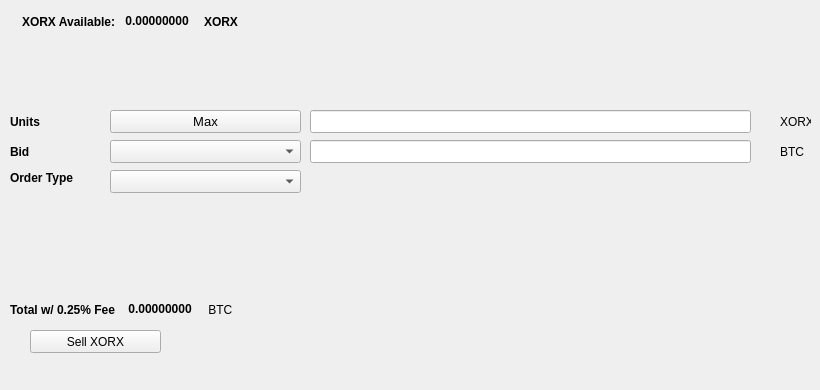
   <widget class="QWidget" name="SellTab">
    <attribute name="title">
     <string>Sell</string>
    </attribute>
    <widget class="QLabel" name="label_16">
     <property name="geometry">
      <rect>
       <x>780</x>
       <y>140</y>
       <width>31</width>
       <height>23</height>
      </rect>
     </property>
     <property name="text">
      <string>BTC</string>
     </property>
    </widget>
    <widget class="QComboBox" name="SellBidcomboBox">
     <property name="geometry">
      <rect>
       <x>110</x>
       <y>140</y>
       <width>191</width>
       <height>23</height>
      </rect>
     </property>
     <property name="font">
      <font>
       <pointsize>10</pointsize>
      </font>
     </property>
    </widget>
    <widget class="QLabel" name="label_18">
     <property name="geometry">
      <rect>
       <x>10</x>
       <y>110</y>
       <width>46</width>
       <height>23</height>
      </rect>
     </property>
     <property name="font">
      <font>
       <weight>75</weight>
       <bold>true</bold>
      </font>
     </property>
     <property name="text">
      <string>Units</string>
     </property>
    </widget>
    <widget class="QPushButton" name="Sell_Max_Amount">
     <property name="geometry">
      <rect>
       <x>110</x>
       <y>110</y>
       <width>191</width>
       <height>23</height>
      </rect>
     </property>
     <property name="font">
      <font>
       <pointsize>10</pointsize>
      </font>
     </property>
     <property name="text">
      <string>Max</string>
     </property>
    </widget>
    <widget class="QLabel" name="label_20">
     <property name="geometry">
      <rect>
       <x>10</x>
       <y>170</y>
       <width>91</width>
       <height>16</height>
      </rect>
     </property>
     <property name="font">
      <font>
       <weight>75</weight>
       <bold>true</bold>
      </font>
     </property>
     <property name="text">
      <string>Order Type</string>
     </property>
    </widget>
    <widget class="QComboBox" name="SellOrdertypeCombo">
     <property name="geometry">
      <rect>
       <x>110</x>
       <y>170</y>
       <width>191</width>
       <height>23</height>
      </rect>
     </property>
     <property name="font">
      <font>
       <pointsize>10</pointsize>
      </font>
     </property>
    </widget>
    <widget class="QLabel" name="label_21">
     <property name="geometry">
      <rect>
       <x>10</x>
       <y>140</y>
       <width>46</width>
       <height>23</height>
      </rect>
     </property>
     <property name="font">
      <font>
       <weight>75</weight>
       <bold>true</bold>
      </font>
     </property>
     <property name="text">
      <string>Bid</string>
     </property>
    </widget>
    <widget class="QLabel" name="label_22">
     <property name="geometry">
      <rect>
       <x>780</x>
       <y>110</y>
       <width>31</width>
       <height>23</height>
      </rect>
     </property>
     <property name="text">
      <string>XORX</string>
     </property>
    </widget>
    <widget class="QLineEdit" name="UnitsInputXORX">
     <property name="geometry">
      <rect>
       <x>310</x>
       <y>110</y>
       <width>441</width>
       <height>23</height>
      </rect>
     </property>
     <property name="font">
      <font>
       <pointsize>9</pointsize>
       <weight>75</weight>
       <bold>true</bold>
      </font>
     </property>
    </widget>
    <widget class="QLineEdit" name="SellBidPriceEdit">
     <property name="geometry">
      <rect>
       <x>310</x>
       <y>140</y>
       <width>441</width>
       <height>23</height>
      </rect>
     </property>
     <property name="font">
      <font>
       <pointsize>9</pointsize>
       <weight>75</weight>
       <bold>true</bold>
      </font>
     </property>
    </widget>
    <widget class="QPushButton" name="SellXORXBTN">
     <property name="geometry">
      <rect>
       <x>30</x>
       <y>330</y>
       <width>131</width>
       <height>23</height>
      </rect>
     </property>
     <property name="text">
      <string>Sell XORX</string>
     </property>
     <property name="icon">
      <iconset resource="../xorx">
       <normaloff>:/icons/bitcoin</normaloff>:/icons/bitcoin</iconset>
     </property>
    </widget>
    <widget class="QWidget" name="layoutWidget3">
     <property name="geometry">
      <rect>
       <x>22</x>
       <y>12</y>
       <width>258</width>
       <height>19</height>
      </rect>
     </property>
     <layout class="QHBoxLayout" name="horizontalLayout">
      <item>
       <widget class="QLabel" name="label232_2">
        <property name="font">
         <font>
          <weight>75</weight>
          <bold>true</bold>
         </font>
        </property>
        <property name="text">
         <string>XORX Available:</string>
        </property>
       </widget>
      </item>
      <item>
       <widget class="QLabel" name="XORXAvailableLabel">
        <property name="palette">
         <palette>
          <active>
           <colorrole role="WindowText">
            <brush brushstyle="SolidPattern">
             <color alpha="255">
              <red>0</red>
              <green>0</green>
              <blue>0</blue>
             </color>
            </brush>
           </colorrole>
           <colorrole role="Button">
            <brush brushstyle="SolidPattern">
             <color alpha="255">
              <red>0</red>
              <green>170</green>
              <blue>0</blue>
             </color>
            </brush>
           </colorrole>
           <colorrole role="Light">
            <brush brushstyle="SolidPattern">
             <color alpha="255">
              <red>0</red>
              <green>255</green>
              <blue>0</blue>
             </color>
            </brush>
           </colorrole>
           <colorrole role="Midlight">
            <brush brushstyle="SolidPattern">
             <color alpha="255">
              <red>0</red>
              <green>212</green>
              <blue>0</blue>
             </color>
            </brush>
           </colorrole>
           <colorrole role="Dark">
            <brush brushstyle="SolidPattern">
             <color alpha="255">
              <red>0</red>
              <green>85</green>
              <blue>0</blue>
             </color>
            </brush>
           </colorrole>
           <colorrole role="Mid">
            <brush brushstyle="SolidPattern">
             <color alpha="255">
              <red>0</red>
              <green>113</green>
              <blue>0</blue>
             </color>
            </brush>
           </colorrole>
           <colorrole role="Text">
            <brush brushstyle="SolidPattern">
             <color alpha="255">
              <red>0</red>
              <green>170</green>
              <blue>0</blue>
             </color>
            </brush>
           </colorrole>
           <colorrole role="BrightText">
            <brush brushstyle="SolidPattern">
             <color alpha="255">
              <red>255</red>
              <green>255</green>
              <blue>255</blue>
             </color>
            </brush>
           </colorrole>
           <colorrole role="ButtonText">
            <brush brushstyle="SolidPattern">
             <color alpha="255">
              <red>0</red>
              <green>0</green>
              <blue>0</blue>
             </color>
            </brush>
           </colorrole>
           <colorrole role="Base">
            <brush brushstyle="SolidPattern">
             <color alpha="255">
              <red>255</red>
              <green>255</green>
              <blue>255</blue>
             </color>
            </brush>
           </colorrole>
           <colorrole role="Window">
            <brush brushstyle="SolidPattern">
             <color alpha="255">
              <red>0</red>
              <green>170</green>
              <blue>0</blue>
             </color>
            </brush>
           </colorrole>
           <colorrole role="Shadow">
            <brush brushstyle="SolidPattern">
             <color alpha="255">
              <red>0</red>
              <green>0</green>
              <blue>0</blue>
             </color>
            </brush>
           </colorrole>
           <colorrole role="AlternateBase">
            <brush brushstyle="SolidPattern">
             <color alpha="255">
              <red>127</red>
              <green>212</green>
              <blue>127</blue>
             </color>
            </brush>
           </colorrole>
           <colorrole role="ToolTipBase">
            <brush brushstyle="SolidPattern">
             <color alpha="255">
              <red>255</red>
              <green>255</green>
              <blue>220</blue>
             </color>
            </brush>
           </colorrole>
           <colorrole role="ToolTipText">
            <brush brushstyle="SolidPattern">
             <color alpha="255">
              <red>0</red>
              <green>0</green>
              <blue>0</blue>
             </color>
            </brush>
           </colorrole>
          </active>
          <inactive>
           <colorrole role="WindowText">
            <brush brushstyle="SolidPattern">
             <color alpha="255">
              <red>0</red>
              <green>0</green>
              <blue>0</blue>
             </color>
            </brush>
           </colorrole>
           <colorrole role="Button">
            <brush brushstyle="SolidPattern">
             <color alpha="255">
              <red>0</red>
              <green>170</green>
              <blue>0</blue>
             </color>
            </brush>
           </colorrole>
           <colorrole role="Light">
            <brush brushstyle="SolidPattern">
             <color alpha="255">
              <red>0</red>
              <green>255</green>
              <blue>0</blue>
             </color>
            </brush>
           </colorrole>
           <colorrole role="Midlight">
            <brush brushstyle="SolidPattern">
             <color alpha="255">
              <red>0</red>
              <green>212</green>
              <blue>0</blue>
             </color>
            </brush>
           </colorrole>
           <colorrole role="Dark">
            <brush brushstyle="SolidPattern">
             <color alpha="255">
              <red>0</red>
              <green>85</green>
              <blue>0</blue>
             </color>
            </brush>
           </colorrole>
           <colorrole role="Mid">
            <brush brushstyle="SolidPattern">
             <color alpha="255">
              <red>0</red>
              <green>113</green>
              <blue>0</blue>
             </color>
            </brush>
           </colorrole>
           <colorrole role="Text">
            <brush brushstyle="SolidPattern">
             <color alpha="255">
              <red>0</red>
              <green>170</green>
              <blue>0</blue>
             </color>
            </brush>
           </colorrole>
           <colorrole role="BrightText">
            <brush brushstyle="SolidPattern">
             <color alpha="255">
              <red>255</red>
              <green>255</green>
              <blue>255</blue>
             </color>
            </brush>
           </colorrole>
           <colorrole role="ButtonText">
            <brush brushstyle="SolidPattern">
             <color alpha="255">
              <red>0</red>
              <green>0</green>
              <blue>0</blue>
             </color>
            </brush>
           </colorrole>
           <colorrole role="Base">
            <brush brushstyle="SolidPattern">
             <color alpha="255">
              <red>255</red>
              <green>255</green>
              <blue>255</blue>
             </color>
            </brush>
           </colorrole>
           <colorrole role="Window">
            <brush brushstyle="SolidPattern">
             <color alpha="255">
              <red>0</red>
              <green>170</green>
              <blue>0</blue>
             </color>
            </brush>
           </colorrole>
           <colorrole role="Shadow">
            <brush brushstyle="SolidPattern">
             <color alpha="255">
              <red>0</red>
              <green>0</green>
              <blue>0</blue>
             </color>
            </brush>
           </colorrole>
           <colorrole role="AlternateBase">
            <brush brushstyle="SolidPattern">
             <color alpha="255">
              <red>127</red>
              <green>212</green>
              <blue>127</blue>
             </color>
            </brush>
           </colorrole>
           <colorrole role="ToolTipBase">
            <brush brushstyle="SolidPattern">
             <color alpha="255">
              <red>255</red>
              <green>255</green>
              <blue>220</blue>
             </color>
            </brush>
           </colorrole>
           <colorrole role="ToolTipText">
            <brush brushstyle="SolidPattern">
             <color alpha="255">
              <red>0</red>
              <green>0</green>
              <blue>0</blue>
             </color>
            </brush>
           </colorrole>
          </inactive>
          <disabled>
           <colorrole role="WindowText">
            <brush brushstyle="SolidPattern">
             <color alpha="255">
              <red>0</red>
              <green>85</green>
              <blue>0</blue>
             </color>
            </brush>
           </colorrole>
           <colorrole role="Button">
            <brush brushstyle="SolidPattern">
             <color alpha="255">
              <red>0</red>
              <green>170</green>
              <blue>0</blue>
             </color>
            </brush>
           </colorrole>
           <colorrole role="Light">
            <brush brushstyle="SolidPattern">
             <color alpha="255">
              <red>0</red>
              <green>255</green>
              <blue>0</blue>
             </color>
            </brush>
           </colorrole>
           <colorrole role="Midlight">
            <brush brushstyle="SolidPattern">
             <color alpha="255">
              <red>0</red>
              <green>212</green>
              <blue>0</blue>
             </color>
            </brush>
           </colorrole>
           <colorrole role="Dark">
            <brush brushstyle="SolidPattern">
             <color alpha="255">
              <red>0</red>
              <green>85</green>
              <blue>0</blue>
             </color>
            </brush>
           </colorrole>
           <colorrole role="Mid">
            <brush brushstyle="SolidPattern">
             <color alpha="255">
              <red>0</red>
              <green>113</green>
              <blue>0</blue>
             </color>
            </brush>
           </colorrole>
           <colorrole role="Text">
            <brush brushstyle="SolidPattern">
             <color alpha="255">
              <red>0</red>
              <green>85</green>
              <blue>0</blue>
             </color>
            </brush>
           </colorrole>
           <colorrole role="BrightText">
            <brush brushstyle="SolidPattern">
             <color alpha="255">
              <red>255</red>
              <green>255</green>
              <blue>255</blue>
             </color>
            </brush>
           </colorrole>
           <colorrole role="ButtonText">
            <brush brushstyle="SolidPattern">
             <color alpha="255">
              <red>0</red>
              <green>85</green>
              <blue>0</blue>
             </color>
            </brush>
           </colorrole>
           <colorrole role="Base">
            <brush brushstyle="SolidPattern">
             <color alpha="255">
              <red>0</red>
              <green>170</green>
              <blue>0</blue>
             </color>
            </brush>
           </colorrole>
           <colorrole role="Window">
            <brush brushstyle="SolidPattern">
             <color alpha="255">
              <red>0</red>
              <green>170</green>
              <blue>0</blue>
             </color>
            </brush>
           </colorrole>
           <colorrole role="Shadow">
            <brush brushstyle="SolidPattern">
             <color alpha="255">
              <red>0</red>
              <green>0</green>
              <blue>0</blue>
             </color>
            </brush>
           </colorrole>
           <colorrole role="AlternateBase">
            <brush brushstyle="SolidPattern">
             <color alpha="255">
              <red>0</red>
              <green>170</green>
              <blue>0</blue>
             </color>
            </brush>
           </colorrole>
           <colorrole role="ToolTipBase">
            <brush brushstyle="SolidPattern">
             <color alpha="255">
              <red>255</red>
              <green>255</green>
              <blue>220</blue>
             </color>
            </brush>
           </colorrole>
           <colorrole role="ToolTipText">
            <brush brushstyle="SolidPattern">
             <color alpha="255">
              <red>0</red>
              <green>0</green>
              <blue>0</blue>
             </color>
            </brush>
           </colorrole>
          </disabled>
         </palette>
        </property>
        <property name="font">
         <font>
          <weight>75</weight>
          <bold>true</bold>
         </font>
        </property>
        <property name="text">
         <string> 0.00000000 </string>
        </property>
        <property name="textInteractionFlags">
         <set>Qt::LinksAccessibleByMouse|Qt::TextSelectableByKeyboard|Qt::TextSelectableByMouse</set>
        </property>
       </widget>
      </item>
      <item>
       <widget class="QLabel" name="labelXORX">
        <property name="font">
         <font>
          <weight>75</weight>
          <bold>true</bold>
         </font>
        </property>
        <property name="text">
         <string>XORX</string>
        </property>
       </widget>
      </item>
     </layout>
    </widget>
    <widget class="QWidget" name="layoutWidget">
     <property name="geometry">
      <rect>
       <x>10</x>
       <y>300</y>
       <width>268</width>
       <height>19</height>
      </rect>
     </property>
     <layout class="QHBoxLayout" name="horizontalLayout_2">
      <item>
       <widget class="QLabel" name="label_19">
        <property name="font">
         <font>
          <weight>75</weight>
          <bold>true</bold>
         </font>
        </property>
        <property name="text">
         <string>Total w/ 0.25% Fee </string>
        </property>
       </widget>
      </item>
      <item>
       <widget class="QLabel" name="SellCostLabel">
        <property name="palette">
         <palette>
          <active>
           <colorrole role="WindowText">
            <brush brushstyle="SolidPattern">
             <color alpha="255">
              <red>0</red>
              <green>0</green>
              <blue>0</blue>
             </color>
            </brush>
           </colorrole>
           <colorrole role="Button">
            <brush brushstyle="SolidPattern">
             <color alpha="255">
              <red>0</red>
              <green>170</green>
              <blue>0</blue>
             </color>
            </brush>
           </colorrole>
           <colorrole role="Light">
            <brush brushstyle="SolidPattern">
             <color alpha="255">
              <red>0</red>
              <green>255</green>
              <blue>0</blue>
             </color>
            </brush>
           </colorrole>
           <colorrole role="Midlight">
            <brush brushstyle="SolidPattern">
             <color alpha="255">
              <red>0</red>
              <green>212</green>
              <blue>0</blue>
             </color>
            </brush>
           </colorrole>
           <colorrole role="Dark">
            <brush brushstyle="SolidPattern">
             <color alpha="255">
              <red>0</red>
              <green>85</green>
              <blue>0</blue>
             </color>
            </brush>
           </colorrole>
           <colorrole role="Mid">
            <brush brushstyle="SolidPattern">
             <color alpha="255">
              <red>0</red>
              <green>113</green>
              <blue>0</blue>
             </color>
            </brush>
           </colorrole>
           <colorrole role="Text">
            <brush brushstyle="SolidPattern">
             <color alpha="255">
              <red>0</red>
              <green>170</green>
              <blue>0</blue>
             </color>
            </brush>
           </colorrole>
           <colorrole role="BrightText">
            <brush brushstyle="SolidPattern">
             <color alpha="255">
              <red>255</red>
              <green>255</green>
              <blue>255</blue>
             </color>
            </brush>
           </colorrole>
           <colorrole role="ButtonText">
            <brush brushstyle="SolidPattern">
             <color alpha="255">
              <red>0</red>
              <green>0</green>
              <blue>0</blue>
             </color>
            </brush>
           </colorrole>
           <colorrole role="Base">
            <brush brushstyle="SolidPattern">
             <color alpha="255">
              <red>255</red>
              <green>255</green>
              <blue>255</blue>
             </color>
            </brush>
           </colorrole>
           <colorrole role="Window">
            <brush brushstyle="SolidPattern">
             <color alpha="255">
              <red>0</red>
              <green>170</green>
              <blue>0</blue>
             </color>
            </brush>
           </colorrole>
           <colorrole role="Shadow">
            <brush brushstyle="SolidPattern">
             <color alpha="255">
              <red>0</red>
              <green>0</green>
              <blue>0</blue>
             </color>
            </brush>
           </colorrole>
           <colorrole role="AlternateBase">
            <brush brushstyle="SolidPattern">
             <color alpha="255">
              <red>127</red>
              <green>212</green>
              <blue>127</blue>
             </color>
            </brush>
           </colorrole>
           <colorrole role="ToolTipBase">
            <brush brushstyle="SolidPattern">
             <color alpha="255">
              <red>255</red>
              <green>255</green>
              <blue>220</blue>
             </color>
            </brush>
           </colorrole>
           <colorrole role="ToolTipText">
            <brush brushstyle="SolidPattern">
             <color alpha="255">
              <red>0</red>
              <green>0</green>
              <blue>0</blue>
             </color>
            </brush>
           </colorrole>
          </active>
          <inactive>
           <colorrole role="WindowText">
            <brush brushstyle="SolidPattern">
             <color alpha="255">
              <red>0</red>
              <green>0</green>
              <blue>0</blue>
             </color>
            </brush>
           </colorrole>
           <colorrole role="Button">
            <brush brushstyle="SolidPattern">
             <color alpha="255">
              <red>0</red>
              <green>170</green>
              <blue>0</blue>
             </color>
            </brush>
           </colorrole>
           <colorrole role="Light">
            <brush brushstyle="SolidPattern">
             <color alpha="255">
              <red>0</red>
              <green>255</green>
              <blue>0</blue>
             </color>
            </brush>
           </colorrole>
           <colorrole role="Midlight">
            <brush brushstyle="SolidPattern">
             <color alpha="255">
              <red>0</red>
              <green>212</green>
              <blue>0</blue>
             </color>
            </brush>
           </colorrole>
           <colorrole role="Dark">
            <brush brushstyle="SolidPattern">
             <color alpha="255">
              <red>0</red>
              <green>85</green>
              <blue>0</blue>
             </color>
            </brush>
           </colorrole>
           <colorrole role="Mid">
            <brush brushstyle="SolidPattern">
             <color alpha="255">
              <red>0</red>
              <green>113</green>
              <blue>0</blue>
             </color>
            </brush>
           </colorrole>
           <colorrole role="Text">
            <brush brushstyle="SolidPattern">
             <color alpha="255">
              <red>0</red>
              <green>170</green>
              <blue>0</blue>
             </color>
            </brush>
           </colorrole>
           <colorrole role="BrightText">
            <brush brushstyle="SolidPattern">
             <color alpha="255">
              <red>255</red>
              <green>255</green>
              <blue>255</blue>
             </color>
            </brush>
           </colorrole>
           <colorrole role="ButtonText">
            <brush brushstyle="SolidPattern">
             <color alpha="255">
              <red>0</red>
              <green>0</green>
              <blue>0</blue>
             </color>
            </brush>
           </colorrole>
           <colorrole role="Base">
            <brush brushstyle="SolidPattern">
             <color alpha="255">
              <red>255</red>
              <green>255</green>
              <blue>255</blue>
             </color>
            </brush>
           </colorrole>
           <colorrole role="Window">
            <brush brushstyle="SolidPattern">
             <color alpha="255">
              <red>0</red>
              <green>170</green>
              <blue>0</blue>
             </color>
            </brush>
           </colorrole>
           <colorrole role="Shadow">
            <brush brushstyle="SolidPattern">
             <color alpha="255">
              <red>0</red>
              <green>0</green>
              <blue>0</blue>
             </color>
            </brush>
           </colorrole>
           <colorrole role="AlternateBase">
            <brush brushstyle="SolidPattern">
             <color alpha="255">
              <red>127</red>
              <green>212</green>
              <blue>127</blue>
             </color>
            </brush>
           </colorrole>
           <colorrole role="ToolTipBase">
            <brush brushstyle="SolidPattern">
             <color alpha="255">
              <red>255</red>
              <green>255</green>
              <blue>220</blue>
             </color>
            </brush>
           </colorrole>
           <colorrole role="ToolTipText">
            <brush brushstyle="SolidPattern">
             <color alpha="255">
              <red>0</red>
              <green>0</green>
              <blue>0</blue>
             </color>
            </brush>
           </colorrole>
          </inactive>
          <disabled>
           <colorrole role="WindowText">
            <brush brushstyle="SolidPattern">
             <color alpha="255">
              <red>0</red>
              <green>85</green>
              <blue>0</blue>
             </color>
            </brush>
           </colorrole>
           <colorrole role="Button">
            <brush brushstyle="SolidPattern">
             <color alpha="255">
              <red>0</red>
              <green>170</green>
              <blue>0</blue>
             </color>
            </brush>
           </colorrole>
           <colorrole role="Light">
            <brush brushstyle="SolidPattern">
             <color alpha="255">
              <red>0</red>
              <green>255</green>
              <blue>0</blue>
             </color>
            </brush>
           </colorrole>
           <colorrole role="Midlight">
            <brush brushstyle="SolidPattern">
             <color alpha="255">
              <red>0</red>
              <green>212</green>
              <blue>0</blue>
             </color>
            </brush>
           </colorrole>
           <colorrole role="Dark">
            <brush brushstyle="SolidPattern">
             <color alpha="255">
              <red>0</red>
              <green>85</green>
              <blue>0</blue>
             </color>
            </brush>
           </colorrole>
           <colorrole role="Mid">
            <brush brushstyle="SolidPattern">
             <color alpha="255">
              <red>0</red>
              <green>113</green>
              <blue>0</blue>
             </color>
            </brush>
           </colorrole>
           <colorrole role="Text">
            <brush brushstyle="SolidPattern">
             <color alpha="255">
              <red>0</red>
              <green>85</green>
              <blue>0</blue>
             </color>
            </brush>
           </colorrole>
           <colorrole role="BrightText">
            <brush brushstyle="SolidPattern">
             <color alpha="255">
              <red>255</red>
              <green>255</green>
              <blue>255</blue>
             </color>
            </brush>
           </colorrole>
           <colorrole role="ButtonText">
            <brush brushstyle="SolidPattern">
             <color alpha="255">
              <red>0</red>
              <green>85</green>
              <blue>0</blue>
             </color>
            </brush>
           </colorrole>
           <colorrole role="Base">
            <brush brushstyle="SolidPattern">
             <color alpha="255">
              <red>0</red>
              <green>170</green>
              <blue>0</blue>
             </color>
            </brush>
           </colorrole>
           <colorrole role="Window">
            <brush brushstyle="SolidPattern">
             <color alpha="255">
              <red>0</red>
              <green>170</green>
              <blue>0</blue>
             </color>
            </brush>
           </colorrole>
           <colorrole role="Shadow">
            <brush brushstyle="SolidPattern">
             <color alpha="255">
              <red>0</red>
              <green>0</green>
              <blue>0</blue>
             </color>
            </brush>
           </colorrole>
           <colorrole role="AlternateBase">
            <brush brushstyle="SolidPattern">
             <color alpha="255">
              <red>0</red>
              <green>170</green>
              <blue>0</blue>
             </color>
            </brush>
           </colorrole>
           <colorrole role="ToolTipBase">
            <brush brushstyle="SolidPattern">
             <color alpha="255">
              <red>255</red>
              <green>255</green>
              <blue>220</blue>
             </color>
            </brush>
           </colorrole>
           <colorrole role="ToolTipText">
            <brush brushstyle="SolidPattern">
             <color alpha="255">
              <red>0</red>
              <green>0</green>
              <blue>0</blue>
             </color>
            </brush>
           </colorrole>
          </disabled>
         </palette>
        </property>
        <property name="font">
         <font>
          <weight>75</weight>
          <bold>true</bold>
         </font>
        </property>
        <property name="autoFillBackground">
         <bool>false</bool>
        </property>
        <property name="text">
         <string> 0.00000000</string>
        </property>
        <property name="textInteractionFlags">
         <set>Qt::LinksAccessibleByMouse|Qt::TextSelectableByMouse</set>
        </property>
       </widget>
      </item>
      <item>
       <widget class="QLabel" name="label_17">
        <property name="font">
         <font>
          <weight>50</weight>
          <bold>false</bold>
         </font>
        </property>
        <property name="text">
         <string> BTC</string>
        </property>
       </widget>
      </item>
     </layout>
    </widget>
    <widget class="QLabel" name="label_23">
     <property name="geometry">
      <rect>
       <x>460</x>
       <y>300</y>
       <width>281</width>
       <height>81</height>
      </rect>
     </property>
     <property name="text">
      <string/>
     </property>
     <property name="pixmap">
      <pixmap>:/images/bittrex</pixmap>
     </property>
    </widget>
   </widget>
